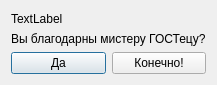
<?xml version="1.0" encoding="UTF-8"?>
<ui version="4.0">
 <class>About</class>
 <widget class="QDialog" name="About">
  <property name="geometry">
   <rect>
    <x>0</x>
    <y>0</y>
    <width>198</width>
    <height>85</height>
   </rect>
  </property>
  <property name="sizePolicy">
   <sizepolicy hsizetype="Fixed" vsizetype="Fixed">
    <horstretch>0</horstretch>
    <verstretch>0</verstretch>
   </sizepolicy>
  </property>
  <property name="windowTitle">
   <string>About mr. GOSTec</string>
  </property>
  <layout class="QGridLayout" name="gridLayout">
   <item row="0" column="0">
    <layout class="QVBoxLayout" name="verticalLayout_2">
     <item>
      <widget class="QLabel" name="label">
       <property name="text">
        <string>TextLabel</string>
       </property>
      </widget>
     </item>
     <item>
      <layout class="QVBoxLayout" name="verticalLayout">
       <item>
        <widget class="QLabel" name="label_2">
         <property name="text">
          <string>Вы благодарны мистеру ГОСТецу?</string>
         </property>
        </widget>
       </item>
       <item>
        <layout class="QHBoxLayout" name="horizontalLayout">
         <item>
          <widget class="QPushButton" name="pushButton">
           <property name="text">
            <string>Да</string>
           </property>
          </widget>
         </item>
         <item>
          <widget class="QPushButton" name="pushButton_2">
           <property name="text">
            <string>Конечно!</string>
           </property>
          </widget>
         </item>
        </layout>
       </item>
      </layout>
     </item>
    </layout>
   </item>
  </layout>
 </widget>
 <resources/>
 <connections/>
</ui>
